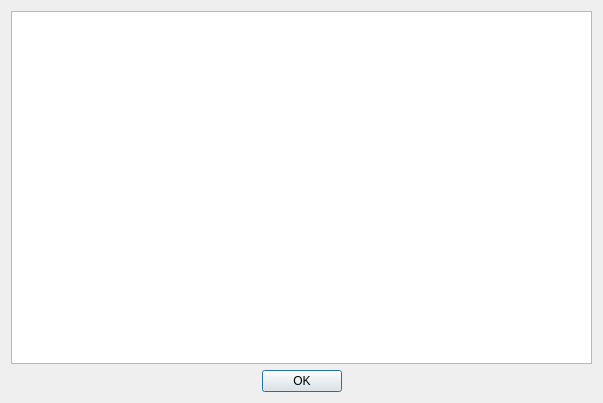
<?xml version="1.0" encoding="UTF-8"?>
<ui version="4.0">
 <class>PlainTextPreviewDialog</class>
 <widget class="QDialog" name="PlainTextPreviewDialog">
  <property name="geometry">
   <rect>
    <x>0</x>
    <y>0</y>
    <width>603</width>
    <height>403</height>
   </rect>
  </property>
  <property name="windowTitle">
   <string>Dialog</string>
  </property>
  <layout class="QVBoxLayout" name="verticalLayout">
   <item>
    <widget class="QPlainTextEdit" name="plainTextEdit">
     <property name="font">
      <font>
       <family>Menlo</family>
      </font>
     </property>
    </widget>
   </item>
   <item>
    <widget class="QDialogButtonBox" name="buttonBox">
     <property name="orientation">
      <enum>Qt::Orientation::Horizontal</enum>
     </property>
     <property name="standardButtons">
      <set>QDialogButtonBox::StandardButton::Ok</set>
     </property>
     <property name="centerButtons">
      <bool>true</bool>
     </property>
    </widget>
   </item>
  </layout>
 </widget>
 <resources/>
 <connections>
  <connection>
   <sender>buttonBox</sender>
   <signal>accepted()</signal>
   <receiver>PlainTextPreviewDialog</receiver>
   <slot>accept()</slot>
   <hints>
    <hint type="sourcelabel">
     <x>248</x>
     <y>254</y>
    </hint>
    <hint type="destinationlabel">
     <x>157</x>
     <y>274</y>
    </hint>
   </hints>
  </connection>
  <connection>
   <sender>buttonBox</sender>
   <signal>rejected()</signal>
   <receiver>PlainTextPreviewDialog</receiver>
   <slot>reject()</slot>
   <hints>
    <hint type="sourcelabel">
     <x>316</x>
     <y>260</y>
    </hint>
    <hint type="destinationlabel">
     <x>286</x>
     <y>274</y>
    </hint>
   </hints>
  </connection>
 </connections>
</ui>
